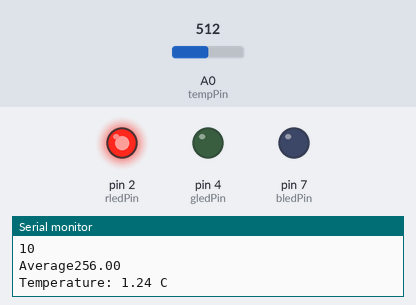
The sketch below on a simulated Arduino Uno, built with avr-gcc and run on an emulated ATmega328P. On the bench: output pins drawn as LEDs (lit = HIGH), the last lines printed to the serial monitor. The test bench sets the inputs (shaded band); at power-on: A0 (tempPin) = 512.

Above: at 1.2 s.
1.3 s: A0 (tempPin) set to 517
At 4.2 s:
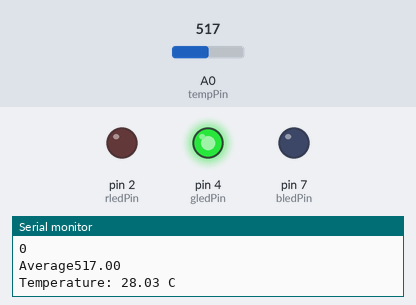
4.3 s: A0 (tempPin) set to 612
7.3 s: A0 (tempPin) set to 633
At 10.0 s:
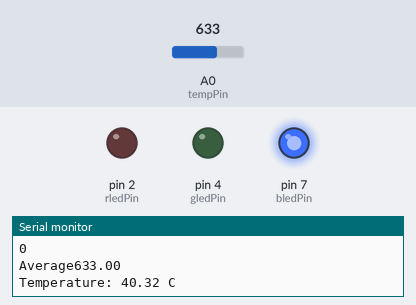
10.3 s: A0 (tempPin) set to 511
At 11.8 s:
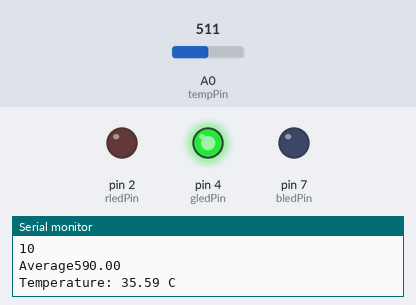
13.3 s: A0 (tempPin) set to 716
At 15.2 s:
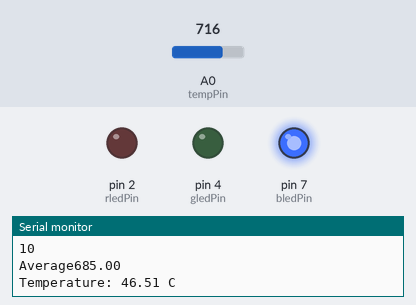
Timing chart, 0 to 16.7 s (numbered marks = the images above; inputs shaded):
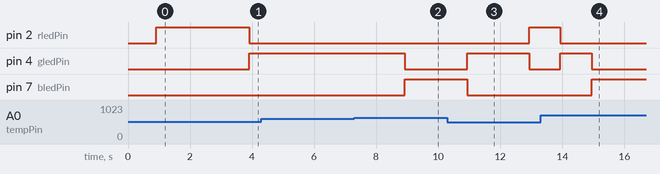

The sketch:

detector4.ino
```cpp
//These constants will not change during operation of device

const int tempPin = A0;       //pin the thermistor is attached to     THIS NEEDS TO BE AN ANALOG PIN!!!!!!!1!!!
const int rledPin = 2;        //pin the red led is attached to        digital pins
const int gledPin = 4;        //pin the green led is attached to
const int bledPin = 7;        //pin the blue led is attached to
float voltIn = 1023.0;    //voltage provided to thermistor 5=1023.0
const int numReadings = 20;       //number of readings to take the average of
const int delayTotal = 100;   //delay in milliseconds

// LED temperature ranges

const int rledMin = -15;       //min r temp value in celsius
const int rledMax = 28.3;       //max r temp value in celsius
const int gledMin = 28.4;       //min g temp value in celsius
const int gledMax = 39.7;       //max g temp value in celsius
const int bledMin = 39.7;       //min b temp value in celsius
const int bledMax = 200;       //max b temp value in celsius

// variables; these are changed to calculate the voltage and temperature


int Vo;                       //voltage between thermistor and known resistor
float R1 = 10000;             //Known resistor value
float lnR2, R2, T, tC;       //defines variables; sets them to be floating point values
                              //R2 = calculated resistance of thermistor
                              //T  = calculated temperature in kelvin
                              //tC = calculated temperature in celsius
float A = 1.009249522e-03;    //Steinhart-Hart coefficients; vary based on the type and model of thermistor and the temp range of interest
float B = 2.378405444e-4;
float C = 2.019202697e-07;

//array variables and shit

int readings[numReadings];        //array of readings from the thermistor
int readIndex = 0;
int total = 0;
float average = 0;
float vAverage;

void setup() {

  pinMode(rledPin,  OUTPUT);  //set rled pin to output mode
  pinMode(gledPin,  OUTPUT);  //set gled pin to output mode
  pinMode(bledPin,  OUTPUT);  //set bled pin to output mode

  Serial.begin(9600);         //begins output to serial monitor

  for (int thisReading = 0; thisReading < numReadings; thisReading++) {readings[thisReading] = 0;

  }

}

void loop() {

   total = total - readings[readIndex];       //subtract the last reading

   readings[readIndex] = analogRead(tempPin); //take readings from the sensor

   total = total + readings[readIndex];       //add the reading to the total

   readIndex = readIndex + 1;                 //advance to the next position in the array

   if (readIndex >= numReadings) {            //if at end of array

      readIndex = 0;                          //wrap around to the beginning

   }

    average = total / numReadings;      //calculate the average


      if (readIndex % 10 == 0)  {         //if readIndex is a multiple of 10, calculate the temperature


              R2 = ((voltIn * R1 / (float)average) - R1);              //calculates resistance of thermistor using voltage divider equation

              lnR2 = log(R2);                                     //designates log(R2) as a variable

              T = (1.0 / (A + B*lnR2 + C*lnR2*lnR2*lnR2));        //calculates the temp in kelvin using the Steinhart-Hart equation

              tC = T - 270.35;                                    //changes the temp in kelvin to celsius


                Serial.print(readIndex);
                Serial.print("\n");
                Serial.print("Average");
                Serial.print(average);
                Serial.print("\n");
                Serial.print("Temperature: ");                    //displays the temperature in the serial output
                Serial.print(tC);
                Serial.println(" C");


                       if (  (rledMin <= tC) &&  (tC <= rledMax)  ) {
                    digitalWrite(rledPin, HIGH);      //turns on rled pin
                }

                else {                                //turns rled off if temp is not in correct range
                   digitalWrite(rledPin, LOW);
                }

                if (  (gledMin <= tC) &&  (tC <= gledMax)  ) {
                    digitalWrite(gledPin, HIGH);      //turns on gled pin
                }

                else {                                //turns gled off if temp is not in correct range
                    digitalWrite(gledPin, LOW);
                }

                if (  (bledMin <= tC) &&  (tC <= bledMax)  ) {
                    digitalWrite(bledPin, HIGH);      //turns on bled pin
                }

                else {                                //turns bled off if temp is not in correct range
                    digitalWrite(bledPin, LOW);
                }


      }


  delay(delayTotal);   //how fast the temp updates in milliseconds

}
```

Measured:
- the behaviour switches between 516 and 517 on A0 (tempPin) (found by bisection; images 0 and 1)
- the behaviour switches between 621 and 622 on A0 (tempPin) (found by bisection; images 1 and 2)
- after the input at 1.3 s, pin 2 (rledPin): HIGH → LOW after 2.6 s; pin 4 (gledPin): LOW → HIGH after 2.6 s
- after the input at 7.3 s, pin 4 (gledPin): HIGH → LOW after 1.6 s; pin 7 (bledPin): LOW → HIGH after 1.6 s
- after the input at 10.3 s, pin 2 (rledPin): LOW → HIGH after 2.6 s; pin 4 (gledPin): LOW → HIGH after 0.63 s, → LOW 2.0 s later; pin 7 (bledPin): HIGH → LOW after 0.63 s
- after the input at 13.3 s, pin 2 (rledPin): HIGH → LOW after 0.64 s; pin 4 (gledPin): LOW → HIGH after 0.64 s, → LOW 1.0 s later; pin 7 (bledPin): LOW → HIGH after 1.6 s
